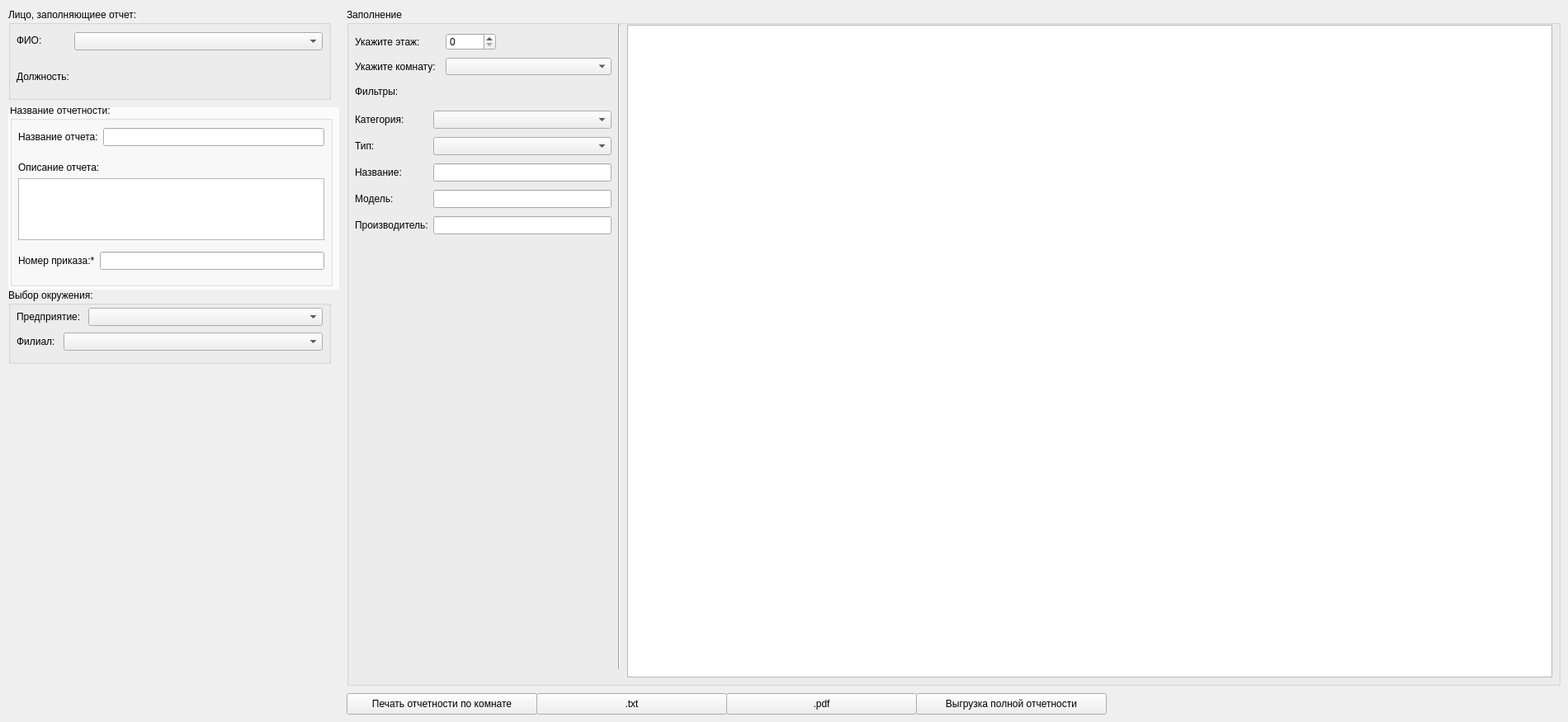
    <widget class="QWidget" name="tab">
     <attribute name="title">
      <string>Инвентаризаиция</string>
     </attribute>
     <widget class="QGroupBox" name="groupBox">
      <property name="geometry">
       <rect>
        <x>10</x>
        <y>10</y>
        <width>391</width>
        <height>111</height>
       </rect>
      </property>
      <property name="title">
       <string>Лицо, заполняющиее отчет:</string>
      </property>
      <widget class="QWidget" name="gridLayoutWidget">
       <property name="geometry">
        <rect>
         <x>10</x>
         <y>20</y>
         <width>71</width>
         <height>81</height>
        </rect>
       </property>
       <layout class="QGridLayout" name="gridLayout">
        <item row="0" column="0">
         <widget class="QLabel" name="label">
          <property name="text">
           <string>ФИО:</string>
          </property>
         </widget>
        </item>
        <item row="1" column="0">
         <widget class="QLabel" name="label_2">
          <property name="text">
           <string>Должность:</string>
          </property>
         </widget>
        </item>
       </layout>
      </widget>
      <widget class="QWidget" name="gridLayoutWidget_2">
       <property name="geometry">
        <rect>
         <x>80</x>
         <y>20</y>
         <width>301</width>
         <height>41</height>
        </rect>
       </property>
       <layout class="QGridLayout" name="gridLayout_2">
        <item row="1" column="0">
         <widget class="QComboBox" name="comboBox"/>
        </item>
       </layout>
      </widget>
     </widget>
     <widget class="QGroupBox" name="groupBox_2">
      <property name="geometry">
       <rect>
        <x>10</x>
        <y>130</y>
        <width>401</width>
        <height>221</height>
       </rect>
      </property>
      <property name="title">
       <string>Название отчетности:</string>
      </property>
      <widget class="QWidget" name="gridLayoutWidget_3">
       <property name="geometry">
        <rect>
         <x>10</x>
         <y>20</y>
         <width>381</width>
         <height>41</height>
        </rect>
       </property>
       <layout class="QGridLayout" name="gridLayout_3">
        <item row="0" column="0">
         <widget class="QLabel" name="label_3">
          <property name="text">
           <string>Название отчета:</string>
          </property>
         </widget>
        </item>
        <item row="0" column="1">
         <widget class="QLineEdit" name="lineEdit"/>
        </item>
       </layout>
      </widget>
      <widget class="QWidget" name="gridLayoutWidget_4">
       <property name="geometry">
        <rect>
         <x>10</x>
         <y>70</y>
         <width>381</width>
         <height>73</height>
        </rect>
       </property>
       <layout class="QGridLayout" name="gridLayout_4">
        <item row="1" column="1">
         <widget class="QTextEdit" name="textEdit"/>
        </item>
        <item row="1" column="0">
         <widget class="QLabel" name="label_4">
          <property name="text">
           <string>Описание отчета:</string>
          </property>
         </widget>
        </item>
       </layout>
      </widget>
      <widget class="QTabWidget" name="tabWidget_2">
       <property name="enabled">
        <bool>true</bool>
       </property>
       <property name="geometry">
        <rect>
         <x>-10</x>
         <y>-160</y>
         <width>681</width>
         <height>631</height>
        </rect>
       </property>
       <property name="currentIndex">
        <number>0</number>
       </property>
       <widget class="QWidget" name="tab_3">
        <attribute name="title">
         <string>Инвентаризаиция</string>
        </attribute>
        <widget class="QGroupBox" name="groupBox_3">
         <property name="geometry">
          <rect>
           <x>10</x>
           <y>10</y>
           <width>401</width>
           <height>111</height>
          </rect>
         </property>
         <property name="title">
          <string>Лицо, заполняющиее отчет:</string>
         </property>
         <widget class="QWidget" name="gridLayoutWidget_5">
          <property name="geometry">
           <rect>
            <x>10</x>
            <y>20</y>
            <width>71</width>
            <height>81</height>
           </rect>
          </property>
          <layout class="QGridLayout" name="gridLayout_7">
           <item row="0" column="0">
            <widget class="QLabel" name="label_7">
             <property name="text">
              <string>ФИО:</string>
             </property>
            </widget>
           </item>
           <item row="1" column="0">
            <widget class="QLabel" name="label_8">
             <property name="text">
              <string>Должность:</string>
             </property>
            </widget>
           </item>
          </layout>
         </widget>
         <widget class="QWidget" name="gridLayoutWidget_6">
          <property name="geometry">
           <rect>
            <x>80</x>
            <y>20</y>
            <width>311</width>
            <height>41</height>
           </rect>
          </property>
          <layout class="QGridLayout" name="gridLayout_8">
           <item row="1" column="0">
            <widget class="QComboBox" name="comboBox_2"/>
           </item>
          </layout>
         </widget>
        </widget>
        <widget class="QGroupBox" name="groupBox_4">
         <property name="geometry">
          <rect>
           <x>10</x>
           <y>130</y>
           <width>391</width>
           <height>221</height>
          </rect>
         </property>
         <property name="title">
          <string>Название отчетности:</string>
         </property>
         <widget class="QWidget" name="gridLayoutWidget_7">
          <property name="geometry">
           <rect>
            <x>10</x>
            <y>20</y>
            <width>371</width>
            <height>41</height>
           </rect>
          </property>
          <layout class="QGridLayout" name="gridLayout_9">
           <item row="0" column="0">
            <widget class="QLabel" name="label_9">
             <property name="text">
              <string>Название отчета:</string>
             </property>
            </widget>
           </item>
           <item row="0" column="1">
            <widget class="QLineEdit" name="lineEdit_3"/>
           </item>
          </layout>
         </widget>
         <widget class="QWidget" name="gridLayoutWidget_8">
          <property name="geometry">
           <rect>
            <x>10</x>
            <y>70</y>
            <width>371</width>
            <height>95</height>
           </rect>
          </property>
          <layout class="QGridLayout" name="gridLayout_10">
           <item row="1" column="0">
            <widget class="QTextEdit" name="textEdit_3"/>
           </item>
           <item row="0" column="0">
            <widget class="QLabel" name="label_10">
             <property name="text">
              <string>Описание отчета:</string>
             </property>
            </widget>
           </item>
          </layout>
         </widget>
         <widget class="QWidget" name="gridLayoutWidget_9">
          <property name="geometry">
           <rect>
            <x>10</x>
            <y>170</y>
            <width>371</width>
            <height>41</height>
           </rect>
          </property>
          <layout class="QGridLayout" name="gridLayout_11">
           <item row="0" column="0">
            <widget class="QLabel" name="label_11">
             <property name="text">
              <string>Номер приказа:*</string>
             </property>
            </widget>
           </item>
           <item row="0" column="1">
            <widget class="QLineEdit" name="lineEdit_4">
             <property name="text">
              <string/>
             </property>
            </widget>
           </item>
          </layout>
         </widget>
        </widget>
       </widget>
       <widget class="QWidget" name="tab_4">
        <attribute name="title">
         <string>Поступление</string>
        </attribute>
       </widget>
      </widget>
     </widget>
     <widget class="QGroupBox" name="groupBox_5">
      <property name="geometry">
       <rect>
        <x>10</x>
        <y>350</y>
        <width>391</width>
        <height>91</height>
       </rect>
      </property>
      <property name="title">
       <string>Выбор окружения:</string>
      </property>
      <widget class="QWidget" name="gridLayoutWidget_11">
       <property name="geometry">
        <rect>
         <x>10</x>
         <y>50</y>
         <width>371</width>
         <height>28</height>
        </rect>
       </property>
       <layout class="QGridLayout" name="gridLayout_12">
        <item row="0" column="0">
         <widget class="QLabel" name="label_6">
          <property name="maximumSize">
           <size>
            <width>51</width>
            <height>22</height>
           </size>
          </property>
          <property name="layoutDirection">
           <enum>Qt::LayoutDirection::RightToLeft</enum>
          </property>
          <property name="autoFillBackground">
           <bool>false</bool>
          </property>
          <property name="text">
           <string>Филиал:</string>
          </property>
         </widget>
        </item>
        <item row="0" column="1">
         <widget class="QComboBox" name="comboBox_4"/>
        </item>
       </layout>
      </widget>
      <widget class="QWidget" name="gridLayoutWidget_10">
       <property name="geometry">
        <rect>
         <x>10</x>
         <y>20</y>
         <width>371</width>
         <height>28</height>
        </rect>
       </property>
       <layout class="QGridLayout" name="gridLayout_5">
        <item row="0" column="0">
         <widget class="QLabel" name="label_5">
          <property name="enabled">
           <bool>true</bool>
          </property>
          <property name="maximumSize">
           <size>
            <width>81</width>
            <height>22</height>
           </size>
          </property>
          <property name="layoutDirection">
           <enum>Qt::LayoutDirection::LeftToRight</enum>
          </property>
          <property name="text">
           <string>Предприятие:</string>
          </property>
         </widget>
        </item>
        <item row="0" column="1">
         <widget class="QComboBox" name="comboBox_3"/>
        </item>
       </layout>
      </widget>
     </widget>
     <widget class="QGroupBox" name="groupBox_6">
      <property name="geometry">
       <rect>
        <x>420</x>
        <y>10</y>
        <width>1471</width>
        <height>821</height>
       </rect>
      </property>
      <property name="title">
       <string>Заполнение</string>
      </property>
      <widget class="QLabel" name="label_19">
       <property name="geometry">
        <rect>
         <x>10</x>
         <y>30</y>
         <width>81</width>
         <height>21</height>
        </rect>
       </property>
       <property name="text">
        <string>Укажите этаж:</string>
       </property>
      </widget>
      <widget class="QSpinBox" name="spinBox_3">
       <property name="geometry">
        <rect>
         <x>120</x>
         <y>30</y>
         <width>61</width>
         <height>21</height>
        </rect>
       </property>
      </widget>
      <widget class="QLabel" name="label_20">
       <property name="geometry">
        <rect>
         <x>10</x>
         <y>60</y>
         <width>101</width>
         <height>21</height>
        </rect>
       </property>
       <property name="text">
        <string>Укажите комнату:</string>
       </property>
      </widget>
      <widget class="Line" name="line">
       <property name="geometry">
        <rect>
         <x>310</x>
         <y>20</y>
         <width>41</width>
         <height>781</height>
        </rect>
       </property>
       <property name="orientation">
        <enum>Qt::Orientation::Vertical</enum>
       </property>
      </widget>
      <widget class="QComboBox" name="comboBox_7">
       <property name="geometry">
        <rect>
         <x>120</x>
         <y>60</y>
         <width>201</width>
         <height>21</height>
        </rect>
       </property>
      </widget>
      <widget class="QTableView" name="tableView">
       <property name="geometry">
        <rect>
         <x>340</x>
         <y>20</y>
         <width>1121</width>
         <height>791</height>
        </rect>
       </property>
      </widget>
      <widget class="QLabel" name="label_44">
       <property name="geometry">
        <rect>
         <x>10</x>
         <y>90</y>
         <width>101</width>
         <height>21</height>
        </rect>
       </property>
       <property name="text">
        <string>Фильтры:</string>
       </property>
      </widget>
      <widget class="QWidget" name="gridLayoutWidget_24">
       <property name="geometry">
        <rect>
         <x>10</x>
         <y>120</y>
         <width>311</width>
         <height>161</height>
        </rect>
       </property>
       <layout class="QGridLayout" name="gridLayout_24">
        <item row="0" column="1">
         <widget class="QComboBox" name="comboBox_12"/>
        </item>
        <item row="1" column="1">
         <widget class="QComboBox" name="comboBox_11"/>
        </item>
        <item row="2" column="0" alignment="Qt::AlignmentFlag::AlignLeft">
         <widget class="QLabel" name="label_52">
          <property name="text">
           <string>Название:</string>
          </property>
         </widget>
        </item>
        <item row="0" column="0" alignment="Qt::AlignmentFlag::AlignLeft">
         <widget class="QLabel" name="label_50">
          <property name="text">
           <string>Категория:</string>
          </property>
         </widget>
        </item>
        <item row="3" column="0" alignment="Qt::AlignmentFlag::AlignLeft">
         <widget class="QLabel" name="label_51">
          <property name="text">
           <string>Модель:</string>
          </property>
         </widget>
        </item>
        <item row="1" column="0" alignment="Qt::AlignmentFlag::AlignLeft">
         <widget class="QLabel" name="label_54">
          <property name="text">
           <string>Тип:</string>
          </property>
         </widget>
        </item>
        <item row="4" column="0">
         <widget class="QLabel" name="label_53">
          <property name="text">
           <string>Производитель:</string>
          </property>
         </widget>
        </item>
        <item row="4" column="1">
         <widget class="QLineEdit" name="lineEdit_22"/>
        </item>
        <item row="3" column="1">
         <widget class="QLineEdit" name="lineEdit_21"/>
        </item>
        <item row="2" column="1">
         <widget class="QLineEdit" name="lineEdit_20"/>
        </item>
       </layout>
      </widget>
     </widget>
     <widget class="QPushButton" name="pushButton_11">
      <property name="geometry">
       <rect>
        <x>420</x>
        <y>840</y>
        <width>231</width>
        <height>26</height>
       </rect>
      </property>
      <property name="text">
       <string>Печать отчетности по комнате</string>
      </property>
     </widget>
     <widget class="QPushButton" name="pushButton_12">
      <property name="geometry">
       <rect>
        <x>650</x>
        <y>840</y>
        <width>231</width>
        <height>26</height>
       </rect>
      </property>
      <property name="text">
       <string>.txt</string>
      </property>
     </widget>
     <widget class="QPushButton" name="pushButton_13">
      <property name="geometry">
       <rect>
        <x>880</x>
        <y>840</y>
        <width>231</width>
        <height>26</height>
       </rect>
      </property>
      <property name="text">
       <string>.pdf</string>
      </property>
     </widget>
     <widget class="QPushButton" name="pushButton_14">
      <property name="geometry">
       <rect>
        <x>1110</x>
        <y>840</y>
        <width>231</width>
        <height>26</height>
       </rect>
      </property>
      <property name="text">
       <string>Выгрузка полной отчетности</string>
      </property>
     </widget>
    </widget>
